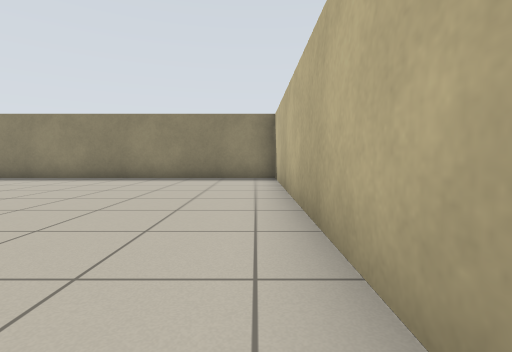
View 1 (above)

15 first-person views from a walk through a world built for the Player/Stage simulator. The camera is 0.68 m above the floor, tilts 4° down and sees 85° across. Floor lines are 1 m apart. The floor is counted in squares, 1 m on a side. Each view is taken from the middle of a square. On the plan, view 1 faces up. The plan holds only what a view shows up to about 9 squares ahead; the rest is blank. Robots are left out.

View 2
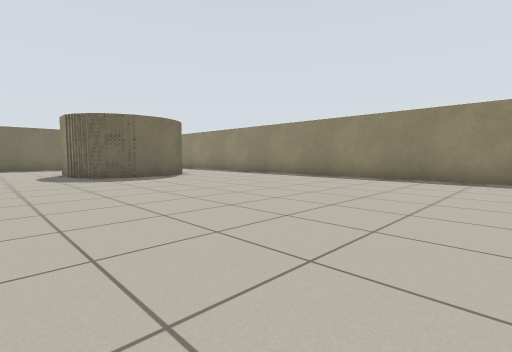

View 3
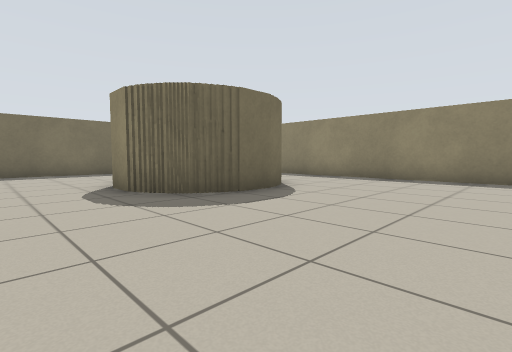

View 4
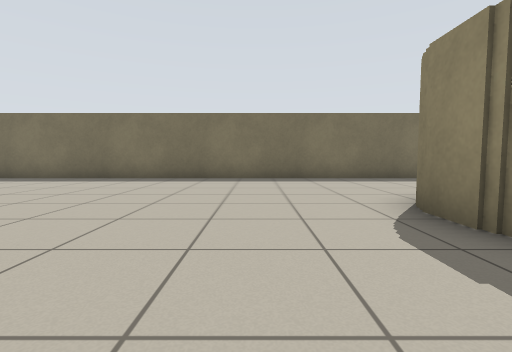

View 5
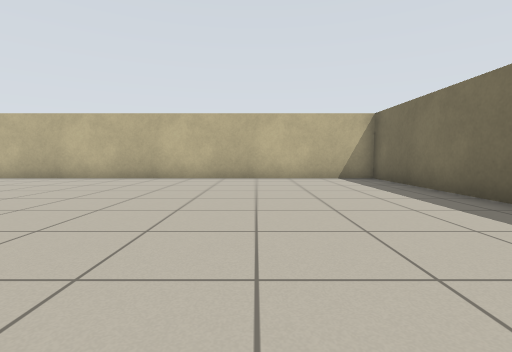

View 6
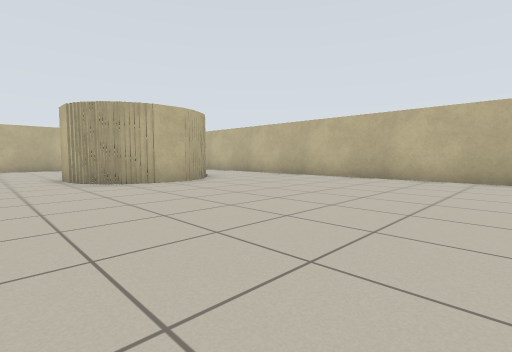

View 7
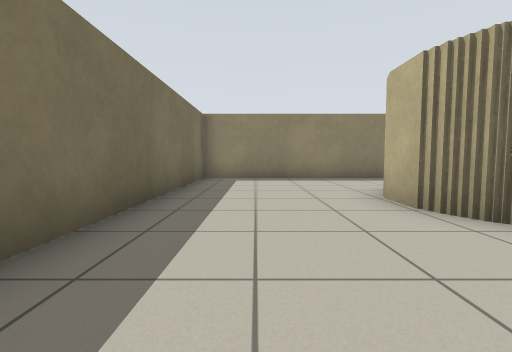

View 8
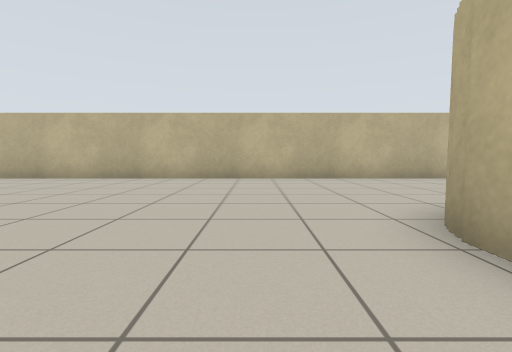

View 9
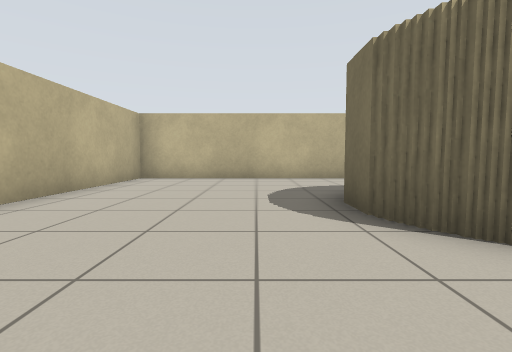

View 10
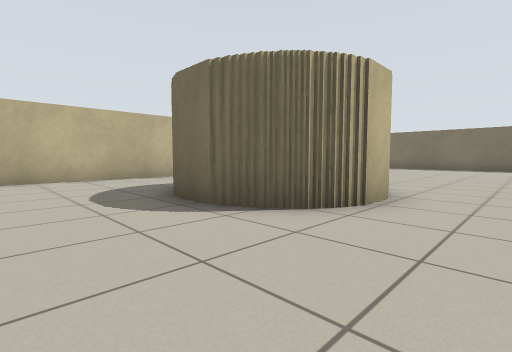

View 11
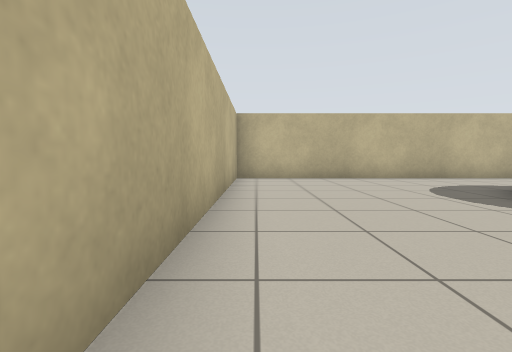

View 12
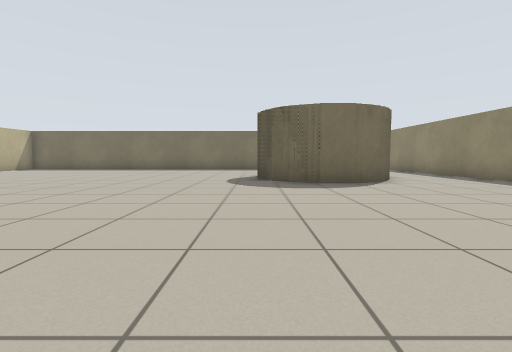

View 13
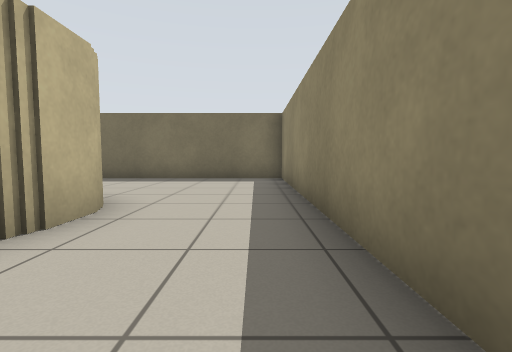

View 14
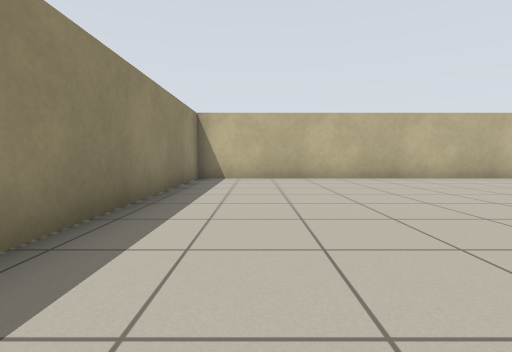

View 15
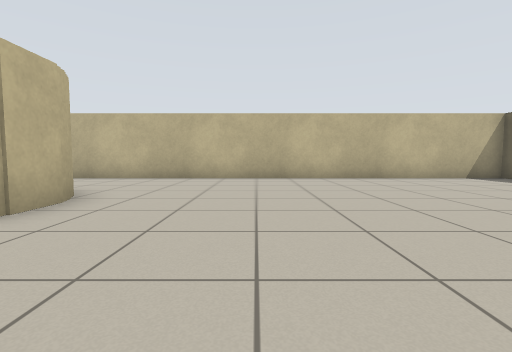

### Floor plan
Points are (right, up) in squares from view 1. A wall is a line through its corners. A room is listed if a view was taken in it or the views show most of it. See-through windows are left out.
Room 1 (views 1, 2, 3, 4, 5, 6, 7, 8, 9, 10, 11, 12, 13, 14, 15)
walls: (-7.4, -2.8) (-6.9, -2.8); (-7, -2.7) (-5.5, -2.7); (-7.9, -3.9) (-7.9, -3.4); (-5.6, -2.8) (-5, -2.8); (-11.8, 2.2) (-12.2, 2.2); (-12.1, 2.1) (-13.8, 2.1); (-8.2, -5.6) (-8.2, -3.8); (-11.2, 3.4) (-11.2, 2.8); (-4.6, -3.2) (-4.6, -3.9); (-7.9, -6) (-7.9, -5.5); (-4.3, -3.8) (-4.3, -5.5); (-11.1, 4.9) (-11.1, 3.2); (-11.2, 5.4) (-11.2, 4.8); (-14.7, 2.8) (-14.7, 3.2); (-14.9, 3.1) (-14.9, 4.9); (-13.9, 6.1) (-12.2, 6.1); (-18.6, -9.7) (0.6, -9.7) (0.6, 8.8) (-18.6, 8.8) (-18.6, -9.7)

Positions as (right, up) in squares from view 1, and headings:
1: (0, 0), facing up
2: (-2, 0), facing up-left
3: (-7, 0), facing up-left
4: (-10, 0), facing left
5: (-15, -1), facing down
6: (-15, -1), facing down-right
7: (-17, 0), facing up
8: (-8, -1), facing right
9: (-3, -1), facing down
10: (-2, -1), facing down-left
11: (0, -1), facing down
12: (-4, 2), facing left
13: (-10, 8), facing left
14: (-8, 7), facing right
15: (-11, -1), facing down
